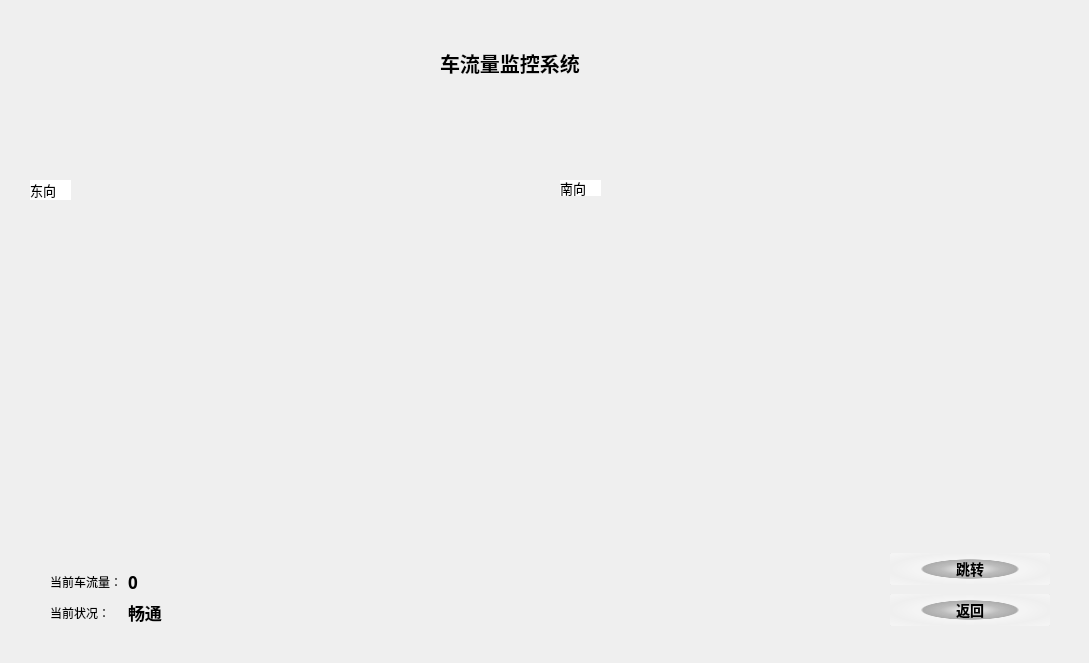
<?xml version="1.0" encoding="UTF-8"?>
<ui version="4.0">
 <class>Dialog</class>
 <widget class="QDialog" name="Dialog">
  <property name="geometry">
   <rect>
    <x>0</x>
    <y>0</y>
    <width>1089</width>
    <height>663</height>
   </rect>
  </property>
  <property name="windowTitle">
   <string>Dialog</string>
  </property>
  <widget class="QWidget" name="horizontalLayoutWidget">
   <property name="geometry">
    <rect>
     <x>30</x>
     <y>200</y>
     <width>1021</width>
     <height>321</height>
    </rect>
   </property>
   <layout class="QHBoxLayout" name="horizontalLayout">
    <item>
     <widget class="QLabel" name="label_2">
      <property name="text">
       <string/>
      </property>
     </widget>
    </item>
    <item>
     <widget class="QLabel" name="label">
      <property name="text">
       <string/>
      </property>
     </widget>
    </item>
   </layout>
  </widget>
  <widget class="QLabel" name="label_3">
   <property name="geometry">
    <rect>
     <x>30</x>
     <y>180</y>
     <width>41</width>
     <height>20</height>
    </rect>
   </property>
   <property name="font">
    <font>
     <pointsize>10</pointsize>
    </font>
   </property>
   <property name="styleSheet">
    <string notr="true">QLabel{

border-radius: 25px;
	background-color: rgb(255, 255, 255);


}</string>
   </property>
   <property name="text">
    <string>东向</string>
   </property>
  </widget>
  <widget class="QLabel" name="label_4">
   <property name="geometry">
    <rect>
     <x>560</x>
     <y>180</y>
     <width>41</width>
     <height>16</height>
    </rect>
   </property>
   <property name="font">
    <font>
     <pointsize>10</pointsize>
    </font>
   </property>
   <property name="styleSheet">
    <string notr="true">QLabel{
border-radius: 25px;
	background-color: rgb(255, 255, 255);

}</string>
   </property>
   <property name="text">
    <string>南向</string>
   </property>
  </widget>
  <widget class="QWidget" name="formLayoutWidget">
   <property name="geometry">
    <rect>
     <x>50</x>
     <y>570</y>
     <width>341</width>
     <height>80</height>
    </rect>
   </property>
   <layout class="QFormLayout" name="formLayout">
    <item row="0" column="0">
     <widget class="QLabel" name="label_5">
      <property name="text">
       <string>当前车流量：</string>
      </property>
     </widget>
    </item>
    <item row="1" column="0">
     <widget class="QLabel" name="label_6">
      <property name="text">
       <string>当前状况：</string>
      </property>
     </widget>
    </item>
    <item row="0" column="1">
     <widget class="QLabel" name="label_8">
      <property name="font">
       <font>
        <family>幼圆</family>
        <pointsize>13</pointsize>
        <weight>75</weight>
        <bold>true</bold>
       </font>
      </property>
      <property name="text">
       <string>0</string>
      </property>
     </widget>
    </item>
    <item row="1" column="1">
     <widget class="QLabel" name="label_9">
      <property name="font">
       <font>
        <family>幼圆</family>
        <pointsize>13</pointsize>
        <weight>75</weight>
        <bold>true</bold>
       </font>
      </property>
      <property name="text">
       <string>畅通</string>
      </property>
     </widget>
    </item>
   </layout>
  </widget>
  <widget class="QLabel" name="label_7">
   <property name="geometry">
    <rect>
     <x>440</x>
     <y>50</y>
     <width>191</width>
     <height>25</height>
    </rect>
   </property>
   <property name="font">
    <font>
     <family>黑体</family>
     <pointsize>15</pointsize>
     <weight>75</weight>
     <bold>true</bold>
    </font>
   </property>
   <property name="text">
    <string>车流量监控系统</string>
   </property>
  </widget>
  <widget class="QLabel" name="label_10">
   <property name="geometry">
    <rect>
     <x>0</x>
     <y>0</y>
     <width>1091</width>
     <height>661</height>
    </rect>
   </property>
   <property name="text">
    <string/>
   </property>
  </widget>
  <widget class="QWidget" name="verticalLayoutWidget">
   <property name="geometry">
    <rect>
     <x>890</x>
     <y>550</y>
     <width>160</width>
     <height>80</height>
    </rect>
   </property>
   <layout class="QVBoxLayout" name="verticalLayout">
    <item>
     <widget class="QPushButton" name="pushButton_2">
      <property name="font">
       <font>
        <family>幼圆</family>
        <pointsize>-1</pointsize>
        <weight>75</weight>
        <bold>true</bold>
       </font>
      </property>
      <property name="styleSheet">
       <string notr="true">QPushButton {


	
	

	
	background-color: qradialgradient(spread:reflect, cx:0.5, cy:0.5, radius:0.5, fx:0.5, fy:0.5, stop:0.0696517 rgba(91, 102, 65, 0), stop:0.363184 rgba(80, 80, 80, 80), stop:0.587065 rgba(130, 130, 130, 156), stop:0.616915 rgba(255, 255, 255, 80), stop:0.686567 rgba(255, 255, 255, 80), stop:1 rgba(255, 255, 255, 0));
	
	
	
 /* 设置背景颜色 */ 
	
 /* 设置边框颜色和厚度 */ border-radius: 20px; /* 设置圆角半径，数值可根据按钮大小调整 */ padding: 5px 10px; /* 设置内边距 */ 
color: black; /* 设置文本颜色 */ 
font-size: 14px; /* 设置字体大小 */ }



QPushButton:hover {  
	
	background-color: qradialgradient(spread:reflect, cx:0.5, cy:0.5, radius:0.5, fx:0.5, fy:0.5, stop:0.0696517 rgba(0, 0, 0, 206), stop:0.363184 rgba(11, 40, 79, 80), stop:0.616915 rgba(49, 91, 255, 80), stop:0.686567 rgba(0, 36, 73, 80), stop:0.810945 rgba(0, 25, 82, 156), stop:1 rgba(255, 255, 255, 0));
color: black; /* 设置鼠标悬停时的文本颜色 */ 
box-shadow: 5px 5px 10px rgba(10, 10, 255, 10); /* 设置鼠标悬停时的阴影效果 */ 
cursor: pointer; /* 设置鼠标悬停时的指针样式 */ } 
</string>
      </property>
      <property name="text">
       <string>跳转</string>
      </property>
     </widget>
    </item>
    <item>
     <widget class="QPushButton" name="pushButton">
      <property name="font">
       <font>
        <family>幼圆</family>
        <pointsize>-1</pointsize>
        <weight>75</weight>
        <bold>true</bold>
       </font>
      </property>
      <property name="styleSheet">
       <string notr="true">QPushButton {


	
	

	
	background-color: qradialgradient(spread:reflect, cx:0.5, cy:0.5, radius:0.5, fx:0.5, fy:0.5, stop:0.0696517 rgba(91, 102, 65, 0), stop:0.363184 rgba(80, 80, 80, 80), stop:0.587065 rgba(130, 130, 130, 156), stop:0.616915 rgba(255, 255, 255, 80), stop:0.686567 rgba(255, 255, 255, 80), stop:1 rgba(255, 255, 255, 0));
	
	
	
 /* 设置背景颜色 */ 
	
 /* 设置边框颜色和厚度 */ border-radius: 20px; /* 设置圆角半径，数值可根据按钮大小调整 */ padding: 5px 10px; /* 设置内边距 */ 
color: black; /* 设置文本颜色 */ 
font-size: 14px; /* 设置字体大小 */ }



QPushButton:hover {  
	
	background-color: qradialgradient(spread:reflect, cx:0.5, cy:0.5, radius:0.5, fx:0.5, fy:0.5, stop:0.0696517 rgba(0, 0, 0, 206), stop:0.363184 rgba(11, 40, 79, 80), stop:0.616915 rgba(49, 91, 255, 80), stop:0.686567 rgba(0, 36, 73, 80), stop:0.810945 rgba(0, 25, 82, 156), stop:1 rgba(255, 255, 255, 0));
color: black; /* 设置鼠标悬停时的文本颜色 */ 
box-shadow: 5px 5px 10px rgba(10, 10, 255, 10); /* 设置鼠标悬停时的阴影效果 */ 
cursor: pointer; /* 设置鼠标悬停时的指针样式 */ } 
</string>
      </property>
      <property name="text">
       <string>返回</string>
      </property>
     </widget>
    </item>
   </layout>
  </widget>
  <widget class="QLabel" name="label_11">
   <property name="geometry">
    <rect>
     <x>40</x>
     <y>560</y>
     <width>171</width>
     <height>71</height>
    </rect>
   </property>
   <property name="text">
    <string/>
   </property>
  </widget>
  <widget class="QLabel" name="label_12">
   <property name="geometry">
    <rect>
     <x>30</x>
     <y>170</y>
     <width>1021</width>
     <height>351</height>
    </rect>
   </property>
   <property name="text">
    <string/>
   </property>
  </widget>
  <zorder>label_10</zorder>
  <zorder>label_12</zorder>
  <zorder>label_11</zorder>
  <zorder>horizontalLayoutWidget</zorder>
  <zorder>label_3</zorder>
  <zorder>label_4</zorder>
  <zorder>formLayoutWidget</zorder>
  <zorder>label_7</zorder>
  <zorder>verticalLayoutWidget</zorder>
 </widget>
 <resources/>
 <connections>
  <connection>
   <sender>pushButton</sender>
   <signal>clicked()</signal>
   <receiver>Dialog</receiver>
   <slot>ReturnChoose()</slot>
   <hints>
    <hint type="sourcelabel">
     <x>976</x>
     <y>613</y>
    </hint>
    <hint type="destinationlabel">
     <x>544</x>
     <y>331</y>
    </hint>
   </hints>
  </connection>
  <connection>
   <sender>pushButton_2</sender>
   <signal>clicked()</signal>
   <receiver>Dialog</receiver>
   <slot>SwitchPeo()</slot>
   <hints>
    <hint type="sourcelabel">
     <x>969</x>
     <y>569</y>
    </hint>
    <hint type="destinationlabel">
     <x>544</x>
     <y>331</y>
    </hint>
   </hints>
  </connection>
 </connections>
 <slots>
  <slot>ReturnChoose()</slot>
  <slot>SwitchCar()</slot>
  <slot>SwitchPeo()</slot>
 </slots>
</ui>
